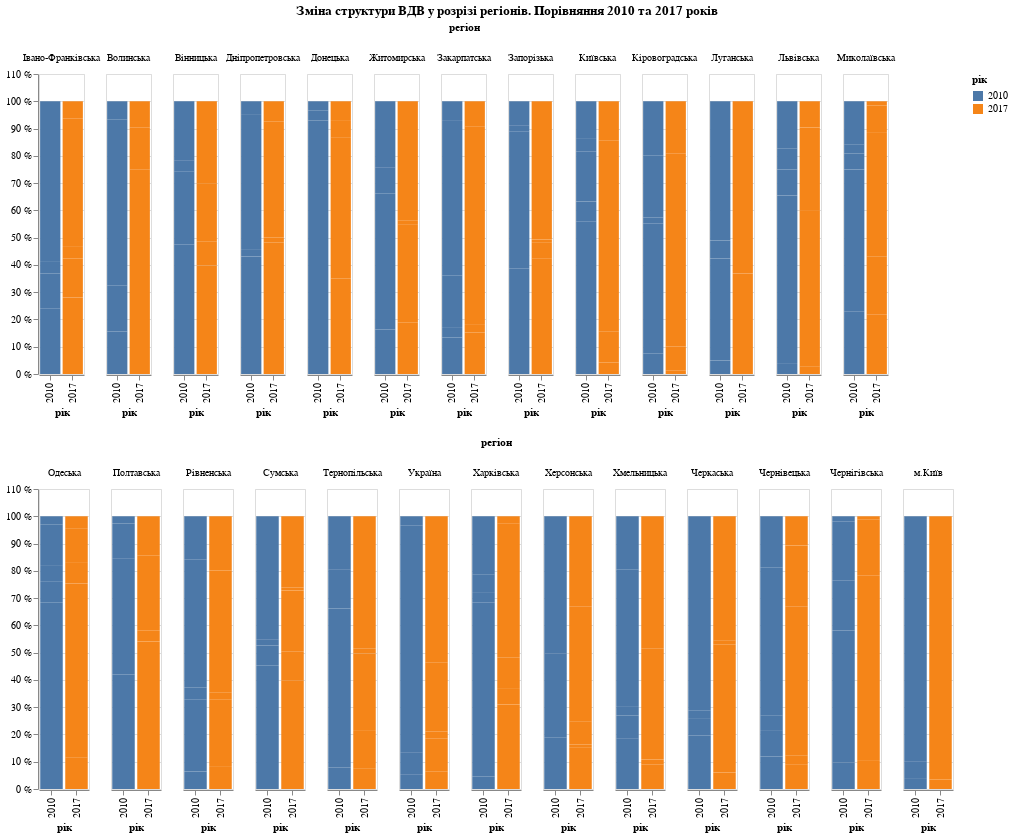

Notebook cell for this chart:
### Code cell
input_dropdown = alt.binding_select(options=['сільське господарство','промисловість','будівництво', "послуги", "державне управління"], name='Сфера ')
selection = alt.selection_single(fields=['category'], bind=input_dropdown)


part_1 = alt.Chart(df_1).mark_bar().encode(
    x=alt.X('year:N', title="рік"),
    y=alt.Y('value:Q', title="", axis=alt.Axis(labelExpr="datum.value + ' %'")),
    color=alt.Color('year:N', title="рік"),
    column=alt.Column('region:N', title="регіон")
).add_selection(
    selection
).transform_filter(
    selection
).properties(
    width=45
)

part_2 = alt.Chart(df_2).mark_bar().encode(
    x=alt.X('year:N', title="рік"),
    y=alt.Y('value:Q', title="", axis=alt.Axis(labelExpr="datum.value + ' %'")),
    color=alt.Color('year:N', title="рік"),
    column=alt.Column('region:N', title="регіон")
).add_selection(
    selection
).transform_filter(
    selection
).properties(
    width=50
)

alt.vconcat(part_1, part_2).properties(
 title = alt.TitleParams(
        text = 'Зміна структури ВДВ у розрізі регіонів. Порівняння 2010 та 2017 років',
        anchor = "middle"
    ))

### Figure 1 — Vega-Lite specification as saved in the notebook (floating-point values rounded to 4 significant figures; data arrays with more than 128 entries replaced by an {"elided": "..."} marker saying what was removed)
{"config": {"view": {"continuousWidth": 400, "continuousHeight": 300}}, "vconcat": [{"data": {"name": "data-7c6a07afd10074452ff95b3e82fde9c4"}, "mark": "bar", "encoding": {"color": {"type": "nominal", "field": "year", "title": "рік"}, "column": {"type": "nominal", "field": "region", "title": "регіон"}, "x": {"type": "nominal", "field": "year", "title": "рік"}, "y": {"type": "quantitative", "axis": {"labelExpr": "datum.value + ' %'"}, "field": "value", "title": ""}}, "selection": {"selector001": {"type": "single", "fields": ["category"], "bind": {"input": "select", "options": ["сільське господарство", "промисловість", "будівництво", "послуги", "державне управління"], "name": "Сфера "}}}, "transform": [{"filter": {"selection": "selector001"}}], "width": 45}, {"data": {"name": "data-dae347541ded50fc082a157a07c847b4"}, "mark": "bar", "encoding": {"color": {"type": "nominal", "field": "year", "title": "рік"}, "column": {"type": "nominal", "field": "region", "title": "регіон"}, "x": {"type": "nominal", "field": "year", "title": "рік"}, "y": {"type": "quantitative", "axis": {"labelExpr": "datum.value + ' %'"}, "field": "value", "title": ""}}, "selection": {"selector001": {"type": "single", "fields": ["category"], "bind": {"input": "select", "options": ["сільське господарство", "промисловість", "будівництво", "послуги", "державне управління"], "name": "Сфера "}}}, "transform": [{"filter": {"selection": "selector001"}}], "width": 50}], "title": {"text": "Зміна структури ВДВ у розрізі регіонів. Порівняння 2010 та 2017 років", "anchor": "middle"}, "$schema": "https://vega.github.io/schema/vega-lite/v4.8.1.json", "datasets": {"data-7c6a07afd10074452ff95b3e82fde9c4": {"elided": "130 records"}, "data-dae347541ded50fc082a157a07c847b4": {"elided": "130 records"}}}
